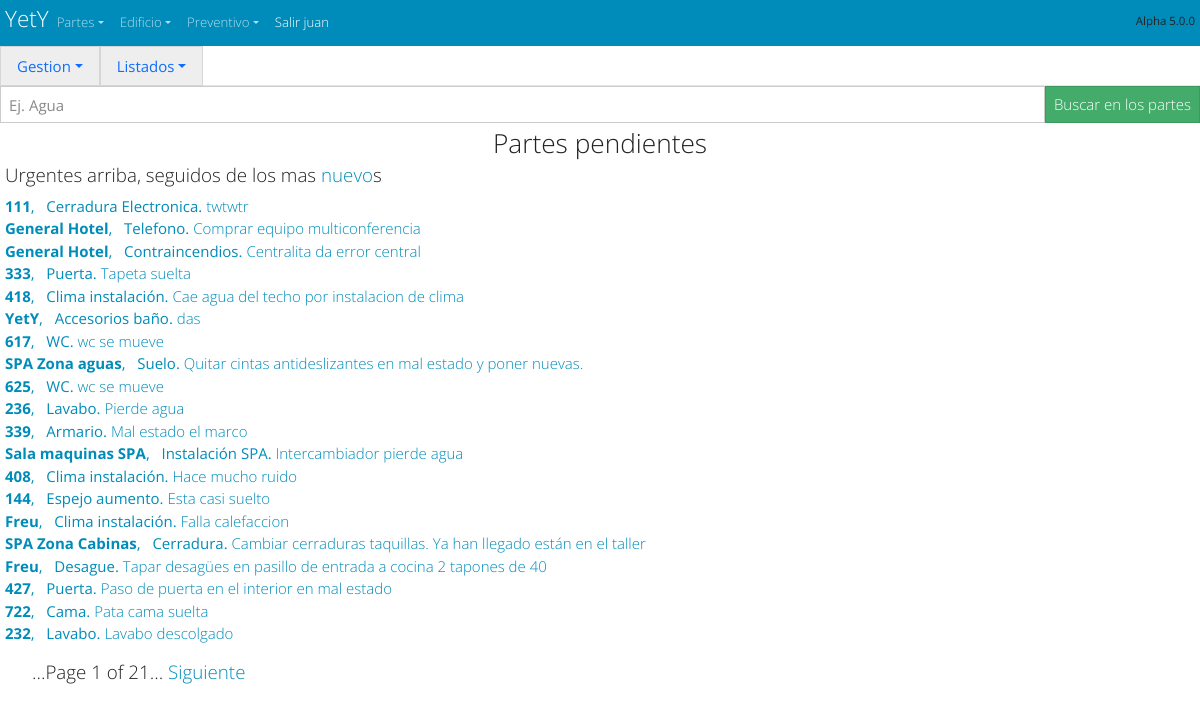
Page /partes/pendientes/ (signed in) on the committed database.
### partes/models.py (models this page shows, shortened)
class Ot_Parte(models.Model):
    num_ot=models.AutoField(primary_key=True, verbose_name='numero de Ot', help_text="numero de orden de trabajo")
    ubicacion_ot=models.ForeignKey('Ot_Ubicaciones',max_length=30,verbose_name='Ubicación', help_text="Numero de Habitación o ubicación",on_delete=models.SET_NULL,null=True)
    elemento_ot =models.ForeignKey('Ot_Elementos',  max_length=30,verbose_name='Elemento',  help_text="Elemento, Objeto o Aparato",      on_delete=models.SET_NULL,null=True)
    descripcion_ot=models.CharField(max_length=300,verbose_name='Descripción', help_text="Descripción del problema")
    fecha_ot=models.DateField(auto_now_add=True,verbose_name='Fecha del parte')
    fecha_cambio_ot=models.DateField(auto_now=True,verbose_name='Fecha del ultimo cambio')
    fecha_hora_cambio_ot=models.DateTimeField(auto_now=True,verbose_name='Fecha y hora del ultimo cambio')
    fecha_hora_terminado_ot=models.DateTimeField(null=True,blank=True, verbose_name='Fecha y hora de la terminacion del parte', )
    PRIORIDADES=(('1','Urgente') ,('2','Provoca daños') , ('3','Molesta al cliente' ), ('4', 'Mala imagen' ),('5','Legal'))
    prioridad_ot=models.CharField(max_length=30, blank=True, default='1',choices=PRIORIDADES)
    ESTADOS_DE_OT=[ ('Pendiente','Pendiente'),('En Curso','En Curso'),('Terminado','Terminado'), ("Inversion","Inversion"), ('En espera','En espera'), ("Otro","Otro")]
    estado_ot=models.CharField (max_length=30,default='Pendiente', choices=ESTADOS_DE_OT)
    RECURSOS_PROP_O_EXT=[('Propios','Recursos Propios'), ('externos','Recursos externos'),('mixtos','mixtos') ]
    recursos_ot=models.CharField (max_length=30,default='Propios', choices=RECURSOS_PROP_O_EXT)#(Recursos propios o externos)
    etiqueta_ot=models.CharField( default='',blank=True, max_length=30,help_text="Poner una etiqueta a este parte")
    notas_ot=models.CharField(default='',max_length=30, blank=True, help_text="Poner una nota a este parte") #        falta por definir (Nota para relacionar)
    CORRECTIVO_PREVENTIVO_LEGAL_SERVICIO=[('Correctivo','Correctivo'),('Preventivo','Preventivo'),('Legal','Legal'),('Servicio o Ayuda','Servicio o Ayuda'),('Atencion cliente','Atencion cliente')]
    tipo_aviso_ot=models.CharField(max_length=30,default='Correctivo',choices=CORRECTIVO_PREVENTIVO_LEGAL_SERVICIO) # correctivo, preventivo, servicio
    Usuario_ot=models.ForeignKey(User,related_name="Usuario_ot",default=1,on_delete=models.SET_NULL, null=True,blank=True,help_text="usuario que ha hecho este parte")
    Tecnico_ot=models.ForeignKey(User,related_name="Tecnico_ot",default=1,on_delete=models.SET_NULL, null=True,blank=True, help_text="Tecnico que tiene este parte")
    Tecnico_fin_parte_ot=models.ForeignKey(User,related_name="Tecnico_fin_parte_ot",default=1,on_delete=models.SET_NULL, null=True,blank=True,  help_text="Tecnico que tiene este parte")
    borrame_ot=models.CharField(default='',max_length=30, blank=True, help_text="Poner una nota a este parte") #        falta por definir (Nota para relacionar)
    class Meta:
        ordering = ["-num_ot"]

class Ot_Ubicaciones(models.Model):
    ubicacion_ub=models.CharField(primary_key=True, max_length=30)
    class Meta:
        ordering = ['ubicacion_ub']
    def __str__(self):
        return '{}'.format(self.ubicacion_ub)

class Ot_Elementos(models.Model):
    elemento_el=models.CharField(primary_key=True, max_length=30)
    elemento_en_hab=models.BooleanField(default= False,  verbose_name='Está en hab?',  help_text="Está en hab?")
    elemento_en_AyB=models.BooleanField(default= False,  verbose_name='Está en AyB?',  help_text="Está en AyB?")
    elemento_en_varios=models.BooleanField(default= False,  verbose_name='Está en varios?',  help_text="Está en varios?")
    class Meta:
        ordering = ["elemento_el"]
    def __str__(self):
        return '{}'.format(self.elemento_el)

### partes/views.py (the view)
class partes_pendientes (ListView):#Urgentes arriba, seguidos de los mas nuevos
    model = Ot_Parte
    paginate_by = 20
    ordering = ['prioridad_ot','-fecha_cambio_ot','-fecha_hora_cambio_ot','-num_ot']
    queryset =Ot_Parte.objects.exclude(estado_ot = "Terminado")
    template_name = 'ot_parte_lista_pendientes.html'

### partes/templates/ot_parte_lista_pendientes.html
<!doctype html>
<html lang="es">
{% extends "start.html" %}
{% block content %}
<div>{% include 'navbar_partes.html'%} </div>
{% include 'buscar_parte.html' %}
<h3>Partes pendientes </h3>
<h5 style="padding-left: 5px">Urgentes arriba, seguidos de los mas  <a href="/partes/nuevo">nuevo</a>s </h5>
{% if user.is_authenticated %}
<ul class="list-unstyled" ; style="padding-left: 5px">
          {% for Ot_Parte in object_list %}
      <li>
          <a href="/partes/ubicacion/{{ Ot_Parte.ubicacion_ot }} "><strong>{{ Ot_Parte.ubicacion_ot }}</strong>,&nbsp;&nbsp;</a>
          <a href="/partes/elemento/{{ Ot_Parte.elemento_ot }}">{{ Ot_Parte.elemento_ot }}. </a>
          <a class="h6" href="/partes/{{ Ot_Parte.num_ot }} " >{{ Ot_Parte.descripcion_ot }}</a> &nbsp;&nbsp;
        </li>
      {% endfor %}
{% endif %}
</ul>
{% endblock %}

### cabecera/templates/navbar_start.html (shortened to what this page needs)
<body>
  <nav  class="navbar navbar-expand navbar-dark bg-primary" style="margin: 0px; padding: 5px" >
    <div class="container-fluid">
      <a  class="navbar-brand" style="margin: 0px; padding: 0px" href="/"><hgroup style="margin: 0px; padding: 0px"><h4 >YetY </h4>  </hgroup></a>
      {% if  user.is_authenticated %}
  <div  class="collapse navbar-collapse" id="navbarColor01">
        <ul class="navbar-nav me-auto">
          <li class="nav-item dropdown">
            <a class="nav-link dropdown-toggle" data-bs-toggle="dropdown" href="#" role="button" aria-haspopup="true" aria-expanded="false">Partes</a>
          </li>
          <li class="nav-item dropdown">
            <a class="nav-link dropdown-toggle" data-bs-toggle="dropdown" href="#" role="button" aria-haspopup="true" aria-expanded="false">Edificio</a>
          </li>
          <li class="nav-item dropdown">
            <a class="nav-link dropdown-toggle" data-bs-toggle="dropdown" href="#" role="button" aria-haspopup="true" aria-expanded="false">Preventivo</a>
          </li>
          <li class="nav-item active">
            <a class="nav-link " href="/accounts/logout/ " >Salir {{ user }}</a>
          </li>
        </ul>
        <h6> <small><small> Alpha 5.0.0  </small></small></h6>
      </div>
    </div>
    {% endif %}
  </nav>
</body>

### cabecera/static/css/start.css (style rules this page uses)
h1, h2, h3 { text-align: center; margin: 5px; }

### rows in the picture
Ot_Parte: ubicacion_ot "111", elemento_ot "Cerradura Electronica", descripcion_ot "twtwtr"
Ot_Parte: ubicacion_ot "General Hotel", elemento_ot "Telefono", descripcion_ot "Comprar equipo multiconferencia"
Ot_Parte: ubicacion_ot "General Hotel", elemento_ot "Contraincendios", descripcion_ot "Centralita da error central"
Ot_Parte: ubicacion_ot "333", elemento_ot "Puerta", descripcion_ot "Tapeta suelta"
Ot_Parte: ubicacion_ot "418", elemento_ot "Clima instalación", descripcion_ot "Cae agua del techo por instalacion de clima"
Ot_Parte: ubicacion_ot "YetY", elemento_ot "Accesorios baño", descripcion_ot "das"
Ot_Parte: ubicacion_ot "617", elemento_ot "WC", descripcion_ot "wc se mueve"
Ot_Parte: ubicacion_ot "SPA Zona aguas", elemento_ot "Suelo", descripcion_ot "Quitar cintas antideslizantes en mal estado y poner nuevas."
Ot_Parte: ubicacion_ot "625", elemento_ot "WC", descripcion_ot "wc se mueve"
Ot_Parte: ubicacion_ot "236", elemento_ot "Lavabo", descripcion_ot "Pierde agua"
Ot_Parte: ubicacion_ot "339", elemento_ot "Armario", descripcion_ot "Mal estado el marco"
Ot_Parte: ubicacion_ot "Sala maquinas SPA", elemento_ot "Instalación SPA", descripcion_ot "Intercambiador pierde agua"
Ot_Parte: ubicacion_ot "408", elemento_ot "Clima instalación", descripcion_ot "Hace mucho ruido"
Ot_Parte: ubicacion_ot "144", elemento_ot "Espejo aumento", descripcion_ot "Esta casi suelto"
Ot_Parte: ubicacion_ot "Freu", elemento_ot "Clima instalación", descripcion_ot "Falla calefaccion"
Ot_Parte: ubicacion_ot "SPA Zona Cabinas", elemento_ot "Cerradura", descripcion_ot "Cambiar cerraduras taquillas. Ya han llegado están en el taller"
Ot_Parte: ubicacion_ot "Freu", elemento_ot "Desague", descripcion_ot "Tapar desagües en pasillo de entrada a cocina 2 tapones de 40"
Ot_Parte: ubicacion_ot "427", elemento_ot "Puerta", descripcion_ot "Paso de puerta en el interior en mal estado"
Ot_Parte: ubicacion_ot "722", elemento_ot "Cama", descripcion_ot "Pata cama suelta"
Ot_Parte: ubicacion_ot "232", elemento_ot "Lavabo", descripcion_ot "Lavabo descolgado"

### other values in the picture
{{ user }} "juan"
{{ page_obj.number }} "1"
{{ page_obj.paginator.num_pages }} "21"
